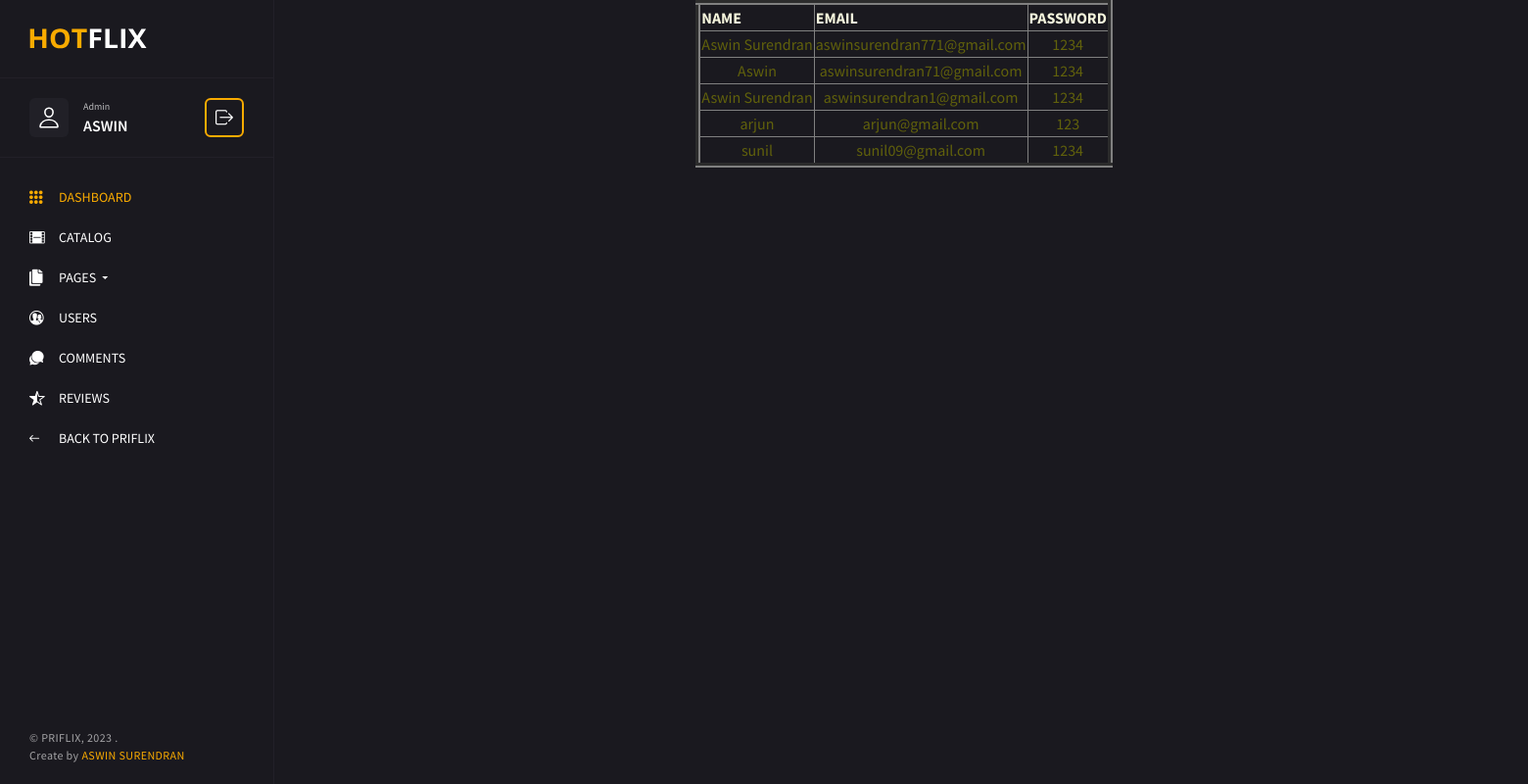
The app's page /registable with its own data.
### flixapp/models.py (models this page shows, shortened)
class Register(models.Model):
    name=models.CharField(max_length=20)
    email=models.EmailField(max_length=20)
    password=models.CharField(max_length=20)

### adminapp/views.py (the view)
# urls.py: path('registable',views.registable,name='registable'),
def registable(request):
    data=Register.objects.all()
    return render(request,'registable.html',{'data':data})

### adminapp/templates/registable.html
{% extends 'base.html' %}
{% block content %}
<div class="col-12">
    <div class="container" style="width: 30cm; margin-left: 18cm;" >
        <table border="5"  >
            <thead>
                <tr style="color: beige;">
                    <th>NAME</th>
                    <th>EMAIL</th>
                    <th>PASSWORD</th>
                </tr>
            </thead>
{% for i in data %}
<tr style="text-align: center; color: rgb(97, 97, 12);">
<td>{{i.name}}</td>
<td>{{i.email}}</td>
<td>{{i.password}}</td>
</tr>
{% endfor %}
</table>
{% endblock %}

### adminapp/static/css/admin.css (style rules this page uses)
html { -webkit-text-size-adjust: 100%; -ms-text-size-adjust: 100%; }
html, body { height: 100%; }
body { font-family: 'Source Sans Pro', sans-serif; font-weight: 400; background-color: #1a191f; font-weight: normal; -webkit-font-smoothing: antialiased; }

### records on screen
Register: name "Aswin Surendran", email "aswinsurendran771@gmail.com", password "1234"
Register: name "Aswin", email "aswinsurendran71@gmail.com", password "1234"
Register: name "Aswin Surendran", email "aswinsurendran1@gmail.com", password "1234"
Register: name "arjun", email "arjun@gmail.com", password "123"
Register: name "sunil", email "sunil09@gmail.com", password "1234"
